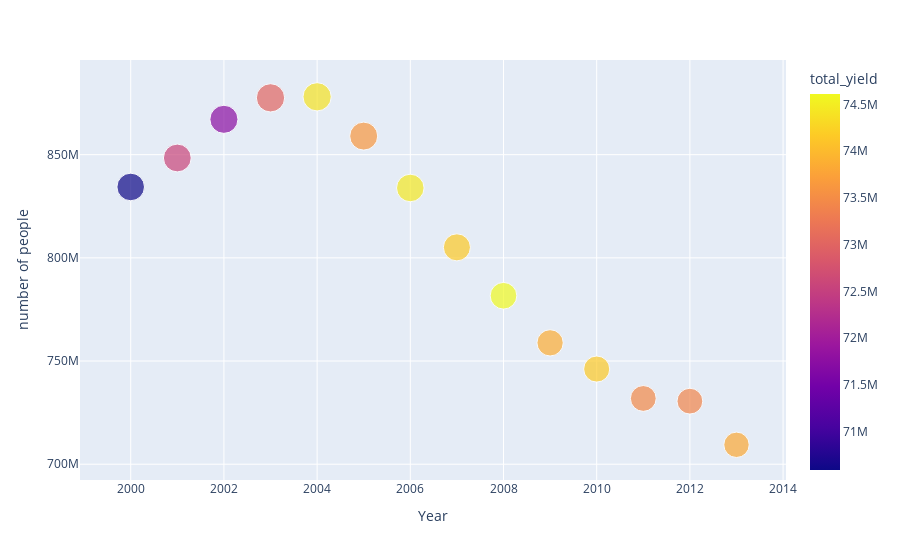

Source (notebook cell):
### Markdown cell above
The total number of hungry people has declined significantly over the years

### Code cell
#Another hunger graph, shoes hunger decreasing

df = px.data.iris()
fig = px.scatter(people_hungry, x="Year", y="number of people", color="total_yield",
                 size='number of people', hover_data=['number of people'])
fig.show()

### Figure 1 — Plotly figure (JSON) as saved in the notebook; plotly's stock layout.template omitted (floating-point values rounded to 4 significant figures)
{"data": [{"hovertemplate": "Year=%{x}<br>number of people=%{marker.size}<br>total_yield=%{marker.color}<extra></extra>", "legendgroup": "", "marker": {"color": [70587967, 72570727, 71738301, 73016110, 74397991, 73620392, 74457535, 74153465, 74611541, 73857269, 74155818, 73461935, 73408851, 73819987], "coloraxis": "coloraxis", "size": [834350753, 848394202, 867124750, 877532842, 878033636, 858996621, 833862534, 805094443, 781641479, 758813318, 746117342, 731872314, 730561689, 709420712], "sizemode": "area", "sizeref": 2195000.0, "symbol": "circle"}, "mode": "markers", "name": "", "orientation": "v", "showlegend": false, "type": "scatter", "x": [2000, 2001, 2002, 2003, 2004, 2005, 2006, 2007, 2008, 2009, 2010, 2011, 2012, 2013], "xaxis": "x", "y": [834350753, 848394202, 867124750, 877532842, 878033636, 858996621, 833862534, 805094443, 781641479, 758813318, 746117342, 731872314, 730561689, 709420712], "yaxis": "y"}], "layout": {"coloraxis": {"colorbar": {"title": {"text": "total_yield"}}, "colorscale": [[0, "#0d0887"], [0.1111, "#46039f"], [0.2222, "#7201a8"], [0.3333, "#9c179e"], [0.4444, "#bd3786"], [0.5556, "#d8576b"], [0.6667, "#ed7953"], [0.7778, "#fb9f3a"], [0.8889, "#fdca26"], [1, "#f0f921"]]}, "legend": {"itemsizing": "constant", "tracegroupgap": 0}, "margin": {"t": 60}, "xaxis": {"anchor": "y", "domain": [0, 1], "title": {"text": "Year"}}, "yaxis": {"anchor": "x", "domain": [0, 1], "title": {"text": "number of people"}}}}
